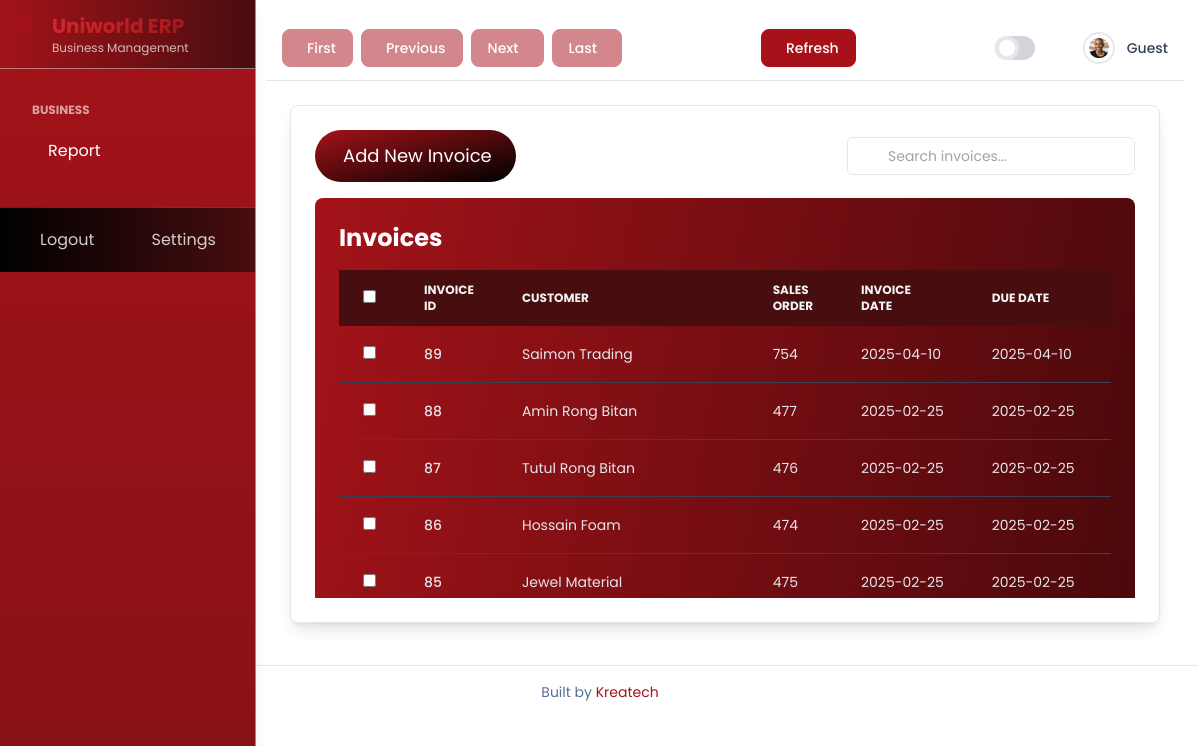
The page /erp/invoices/ on the database its author committed.
### uniworlderp/models.py (models this page shows, shortened)
class ARInvoice(models.Model):
    PAYMENT_STATUS_CHOICES = [
        ('P', 'Pending'),
        ('C', 'Completed'),
    ]
    id = models.BigAutoField(primary_key=True)
    customer = models.ForeignKey('CustomerVendor', on_delete=models.CASCADE, related_name='ar_invoices', limit_choices_to={'entity_type': 'customer'})
    sales_employee = models.ForeignKey('SalesEmployee', on_delete=models.SET_NULL, null=True, related_name='ar_invoices')
    sales_order = models.OneToOneField('SalesOrder', on_delete=models.SET_NULL, null=True, blank=True, related_name='invoice')
    invoice_date = models.DateField(default=timezone.now, db_index=True)
    due_date = models.DateTimeField(default=timezone.now,db_index=True)
    total_amount = models.DecimalField(max_digits=10, decimal_places=2, default=Decimal('0.00'))
    payment_status = models.CharField(max_length=1, choices=PAYMENT_STATUS_CHOICES, default='P', db_index=True)
    created_at = models.DateTimeField(auto_now_add=True)
    updated_at = models.DateTimeField(auto_now=True)
    owner = models.ForeignKey(settings.AUTH_USER_MODEL, on_delete=models.CASCADE, related_name='ar_invoices')
    objects = models.Manager()
    class Meta:
        verbose_name = ' AR Invoice'
        verbose_name_plural = ' AR Invoices'
        indexes = [
            models.Index(fields=['invoice_date', 'due_date', 'payment_status']),
        ]
        constraints = [
            models.UniqueConstraint(fields=['sales_order'], name='unique_sales_order_invoice')
        ]

class CustomerVendor(models.Model):
    ENTITY_TYPE_CHOICES = [
        ('customer', 'Customer'),
        ('vendor', 'Vendor'),
    ]
    BUSINESS_TYPE_CHOICES = [
        ('retailer', 'Retailer'),
        ('wholesaler', 'Wholesaler'),
        ('manufacturer', 'Manufacturer'),
        ('others', 'Others'),
    ]
    id = models.UUIDField(primary_key=True, default=uuid.uuid4, editable=False)
    name = models.CharField(max_length=255, db_index=True)
    email = models.EmailField(blank=True, null=True, db_index=True)
    phone_number = models.CharField(max_length=15, verbose_name='Phone Number')
    whatsapp_number = models.CharField(max_length=15, blank=True, null=True)
    address = models.TextField(blank=True, null=True)
    business_type = models.CharField(
        max_length=20,
        choices=BUSINESS_TYPE_CHOICES,
        default='others',
        verbose_name='Business Type'
    )
    entity_type = models.CharField(max_length=10, choices=ENTITY_TYPE_CHOICES, default='customer')
    created_at = models.DateTimeField(auto_now_add=True)
    updated_at = models.DateTimeField(auto_now=True)
    owner = models.ForeignKey(settings.AUTH_USER_MODEL, on_delete=models.CASCADE, related_name='customer_vendors')
    class Meta:
        verbose_name = 'Customer/Vendor'
        verbose_name_plural = ' Customers/Vendors'
        indexes = [
            models.Index(fields=['name', 'email', 'entity_type']),
        ]

class SalesOrder(models.Model):
    DELIVERY_STATUS_CHOICES = [
        ('P', 'Pending'),
        ('D', 'Delivered'),
    ]
    id = models.BigAutoField(primary_key=True)
    customer = models.ForeignKey('CustomerVendor', on_delete=models.CASCADE, related_name='sales_orders')
    sales_employee = models.ForeignKey('SalesEmployee', on_delete=models.SET_NULL, null=True, blank=True, related_name='sales_orders')
    order_date = models.DateField(default=timezone.now, db_index=True)
    delivery_status = models.CharField(max_length=1, choices=DELIVERY_STATUS_CHOICES, default='P')
    created_at = models.DateTimeField(auto_now_add=True)
    updated_at = models.DateTimeField(auto_now=True)
    owner = models.ForeignKey(settings.AUTH_USER_MODEL, on_delete=models.CASCADE, related_name='sales_orders')
    total_amount = models.DecimalField(max_digits=12, decimal_places=2, default=Decimal('0.00'))
    discount = models.DecimalField(max_digits=12, decimal_places=2, default=Decimal('0.00'), help_text="Discount amount to be subtracted from subtotal")
    shipping = models.DecimalField(max_digits=12, decimal_places=2, default=Decimal('0.00'), help_text="Shipping amount to be added to subtotal after discount")
    notes = models.TextField(blank=True, null=True)
    class Meta:
        verbose_name = 'Sales Order'
        verbose_name_plural = 'Sales Orders'
        indexes = [
            models.Index(fields=['order_date', 'delivery_status']),
        ]

### uniworlderp/views/invoice_views.py (the view, shortened to what this page needs)
# urls.py: path('invoices/', invoice_views.ARInvoiceListView.as_view(), name='invoice_list'),
class ARInvoiceListView(ListView):
    model = ARInvoice
    template_name = 'invoice/list.html'
    context_object_name = 'invoices'
    paginate_by = 100
    def get_queryset(self):
        search_query = self.request.GET.get('search', '')
        queryset = ARInvoice.objects.all().order_by('-invoice_date')
        return queryset
    def get_context_data(self, **kwargs):
        context = super().get_context_data(**kwargs)
        context['search_query'] = self.request.GET.get('search', '')
        return context

### myproject/context_processors.py (called while the page is built, shortened)
def app_menu_context(request):
    show_company_menu = False
    show_permission_menu = False
    show_dashboard_link = False
    show_customer_menu = False
    show_sales_employee_menu = False
    show_product_menu = False
    show_sales_order_menu = False
    show_purchase_menu = False
    show_invoice_menu   = False
    return {
        'show_company_menu': show_company_menu,
        'show_permission_menu': show_permission_menu,
        'show_dashboard_link': show_dashboard_link,
        'show_customer_menu': show_customer_menu,
        'show_sales_employee_menu': show_sales_employee_menu,
        'show_product_menu': show_product_menu,
        'show_sales_order_menu': show_sales_order_menu,
        'show_invoice_menu': show_invoice_menu,
        'show_purchase_menu': show_purchase_menu,
    }

### uniworlderp/templates/invoice/list.html (shortened to what this page needs)
{% extends "base.html" %}
{% load static %}
{% block main_content %}
<div class="bg-[hsl(var(--background))] rounded-lg shadow-lg overflow-hidden border border-[hsl(var(--border))]">
    <div class="p-6">
        <div class="flex flex-col sm:flex-row justify-between items-center mb-4 space-y-4 sm:space-y-0 sm:space-x-4">
            <div class="flex items-center space-x-2 sm:space-x-4">
                <a href="{% url 'customer_vendor:invoice_create' %}" class="w-full sm:w-auto px-6 py-3 bg-gradient-to-br from-[#a31319] to-black text-white rounded-full hover:bg-opacity-90 focus:outline-none focus:ring-2 focus:ring-offset-2 focus:ring-[hsl(var(--ring))] text-lg">
                     Add New Invoice
                </a>
            </div>
            <form method="get" action="{% url 'customer_vendor:invoice_list' %}" class="relative w-full sm:w-auto">
                <input type="text" name="search" placeholder="Search invoices..." class="pl-10 pr-4 py-2 border border-[hsl(var(--border))] rounded-md focus:ring-indigo-500 focus:border-indigo-500 block w-full sm:w-72 sm:text-sm bg-[hsl(var(--background))]" value="{{ request.GET.search }}">
                <div class="absolute inset-y-0 left-0 pl-3 flex items-center pointer-events-none">
                </div>
            </form>
        </div>
        <div class="overflow-x-auto  table-container">
            <div class="bg-gradient-to-br from-[#a31319] to-black rounded-lg shadow-lg overflow-hidden">
                <div class="p-6">
                    <h2 class="text-2xl font-bold text-white mb-4">Invoices</h2>
                    <div class="overflow-x-auto">
                        <table id="invoiceTable" class="w-full text-sm text-left text-gray-200">
                            <thead class="text-xs uppercase bg-[#480d0f] text-gray-100">
                                <tr>
                                    <th scope="col" class="px-6 py-3">
                                        <input type="checkbox" class="rounded border-gray-600 text-[#a31319] shadow-sm focus:border-[#a31319] focus:ring focus:ring-[#a31319] focus:ring-opacity-50">
                                    </th>
                                    <th scope="col" class="px-6 py-3 cursor-pointer">Invoice ID</th>
                                    <th scope="col" class="px-6 py-3 cursor-pointer">Customer</th>
                                    <th scope="col" class="px-6 py-3 cursor-pointer">Sales Order</th>
                                    <th scope="col" class="px-6 py-3 cursor-pointer">Invoice Date</th>
                                    <th scope="col" class="px-6 py-3 cursor-pointer">Due Date</th>
                                    <th scope="col" class="px-6 py-3 cursor-pointer">Total Amount</th>
                                </tr>
                            </thead>
                            <tbody>
                                {% for invoice in invoices %}
                                <tr class="border-b border-gray-700 hover:bg-[#5a1114] transition-colors">
                                    <td class="px-6 py-4 whitespace-nowrap">
                                        <input type="checkbox" class="rounded border-gray-600 text-[#a31319] shadow-sm focus:border-[#a31319] focus:ring focus:ring-[#a31319] focus:ring-opacity-50">
                                    </td>
                                    <td class="px-6 py-4 whitespace-nowrap font-medium">{{ invoice.id }}</td>
                                    <td class="px-6 py-4 whitespace-nowrap">{{ invoice.customer.name }}</td>
                                    <td class="px-6 py-4 whitespace-nowrap">{{ invoice.sales_order.id|default:"N/A" }}</td>
                                    <td class="px-6 py-4 whitespace-nowrap">{{ invoice.invoice_date|date:"Y-m-d" }}</td>
                                    <td class="px-6 py-4 whitespace-nowrap">{{ invoice.due_date|date:"Y-m-d" }}</td>
                                    <td class="px-6 py-4 whitespace-nowrap">${{ invoice.total_amount|floatformat:2 }}</td>
                                </tr>
                                {% empty %}
                                <tr>
                                    <td colspan="9" class="px-6 py-4 text-center text-sm text-gray-400">No invoices available.</td>
                                </tr>
                                {% endfor %}
                            </tbody>
                        </table>
                        </div>
                    </div>
                </div>
            </div>
        </div>
    </div>
</div>
{% endblock %}

### templates/base.html (style rules this page uses)
:root { --background: 0 0% 100%; --foreground: 215 25% 27%; --card-header: 0 0% 97%; --card-header-foreground: 215 25% 27%; --card: 0 0% 100%; --card-foreground: 215 25% 27%; --table-header-bg: 356 83% 36%; --table-header-text: 0 0% 100%; --table-row-hover: 356 83% 36% / 0.1; --table-border: 220 13% 91%; --status-pending: 45 93% 47%; --status-completed: 142 76% 36%; --status-cancelled: 0 84% 60%; --button-primary: 356 83% 36%; --button-primary-hover: 356 84% 30%; --button-secondary: 220 13% 91%; --button-secondary-hover: 220 13% 85%; --primary: 356 83% 36%; --primary-foreground: 0 0% 100%; --primary-gradient: linear-gradient(to bottom right, #a31319, #000000); --secondary: 220 13% 91%; --secondary-foreground: 215 25% 27%; --muted: 220 13% 91%; --muted-foreground: 215 25% 46%; --accent: 220 13% 91%; --accent-foreground: 215 25% 27%; --destructive: 0 84% 60%; --destructive-foreground: 0 0% 100%; --border: 220 13% 91%; --input: 220 13% 91%; --ring: 356 83% 36%; --component-bg: linear-gradient(to bottom right, #a31319, #000000); --sidebar-bg: 0 0% 97%; --sidebar-hover: 356 83% 36%; --sidebar-hover-text: 0 0% 100%; --sidebar-text: 215 25% 27%; }
body { font-family: 'Poppins', sans-serif; }
* { scrollbar-width: thin; scrollbar-color: hsl(var(--primary)) hsl(var(--muted)); }
.table-container { max-height: 400px; overflow-y: auto; }

### rows shown on the page
ARInvoice: id "89", customer.name "Saimon Trading", sales_order.id "754", invoice_date "2025-04-10", due_date "2025-04-10"
ARInvoice: id "88", customer.name "Amin Rong Bitan", sales_order.id "477", invoice_date "2025-02-25", due_date "2025-02-25"
ARInvoice: id "87", customer.name "Tutul Rong Bitan", sales_order.id "476", invoice_date "2025-02-25", due_date "2025-02-25"
ARInvoice: id "86", customer.name "Hossain Foam", sales_order.id "474", invoice_date "2025-02-25", due_date "2025-02-25"
ARInvoice: id "85", customer.name "Jewel Material", sales_order.id "475", invoice_date "2025-02-25", due_date "2025-02-25"
